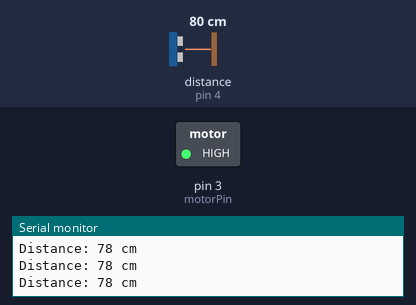
This sketch was run on a simulated Arduino Uno, built with avr-gcc and run on an emulated ATmega328P. Shown: switched loads named in the sketch (green lamp = pin HIGH), the last lines printed to the serial monitor. Wiring (inferred from the names in the program): ultrasonic range finder: trigger pin 5; echo pin 4. Inputs (shaded band) come from the test bench; at power-on: distance to the obstacle (sensor on pin 4) 80 cm. The echo pulse lasts 58.3 µs per cm; pins used as bus, display or sensor lines are not drawn.

Above: at 1.2 s.
1.3 s: distance to the obstacle (sensor on pin 4) set to 96 cm
2.8 s: distance to the obstacle (sensor on pin 4) set to 104 cm
At 3.3 s:
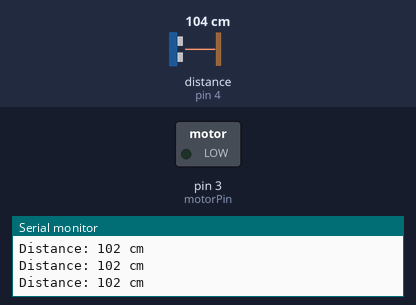
4.3 s: distance to the obstacle (sensor on pin 4) set to 18 cm
At 5.0 s:
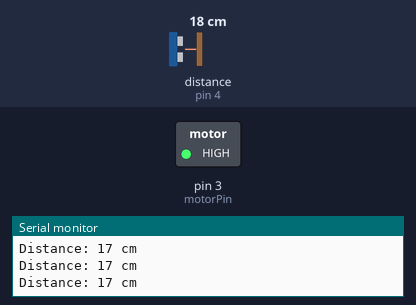
Timing chart, 0 to 7.3 s (numbered marks = the images above; inputs shaded):
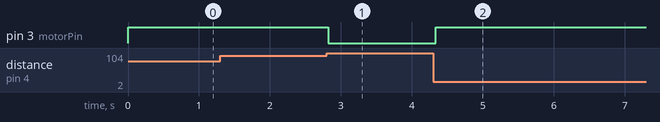

The sketch:

Ultrasonic_Actuator.ino
```cpp
//For TinkerCAD version: https://www.tinkercad.com/things/7Ym7eT9OgIe-ultrasonic-actuator/editel

/*
Nama: Giga Hidjrika Aura Adkhy
NIM: 21/479228/TK/52833
*/

//define Pins
#define echoPin 4
#define trigPin 5
#define motorPin 3

//declare variables for ultrasonic sensor
long time;
int distance;

void setup() {
  //Set pins as output and input
  pinMode(trigPin, OUTPUT);		//trigger as output (transmits ultrasonic wave)
  pinMode(echoPin, INPUT);		//echo as input (receives ultrasonic wave
  pinMode(motorPin, OUTPUT);	//actuator (DC motor)

  Serial.begin(9600);
}
void loop() {
  digitalWrite(trigPin, LOW);
  delayMicroseconds(2);
  digitalWrite(trigPin, HIGH);
  delayMicroseconds(10);
  digitalWrite(trigPin, LOW);
  time = pulseIn(echoPin, HIGH);
  distance = time * 0.034 / 2;
  Serial.print("Distance: ");
  Serial.print(distance);
  Serial.println(" cm");

  if(distance < 100)
  {
    digitalWrite(motorPin, HIGH);
    analogWrite(motorPin, 255);
  }
  else
  {
    digitalWrite(motorPin, LOW);
  }
}
```

Measured:
- the behaviour switches between 101 and 102 cm on distance to the obstacle (sensor on pin 4) (found by bisection; images 0 and 1)
- after the input at 2.8 s, pin 3 (motorPin): HIGH → LOW at once
- after the input at 4.3 s, pin 3 (motorPin): LOW → HIGH at once
